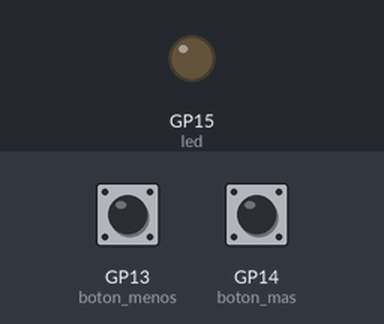
The program below on a simulated Raspberry Pi Pico running MicroPython. Shown: output pins drawn as LEDs (lit = HIGH). The test bench sets the inputs (shaded band); at power-on: GP14 (boton_mas) LOW, GP13 (boton_menos) LOW. What the program prints to the serial console is not drawn.

Above: at 1.2 s.
1.3 s: GP14 (boton_mas) pulled HIGH for 0.15 s
At 1.8 s:
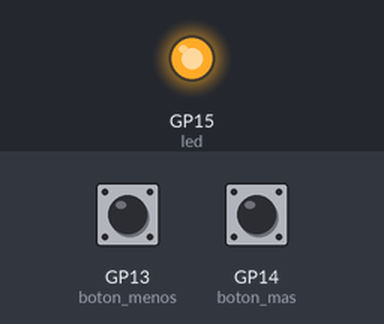
2.9 s: GP13 (boton_menos) pulled HIGH for 0.15 s
At 3.2 s:
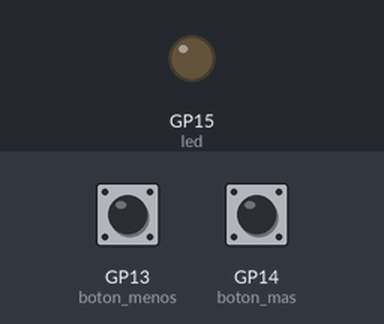
4.5 s: GP14 (boton_mas) pulled HIGH for 1 s
At 5.7 s:
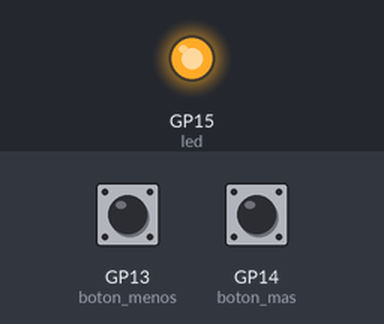
7.0 s: GP13 (boton_menos) pulled HIGH for 1 s
At 7.8 s:
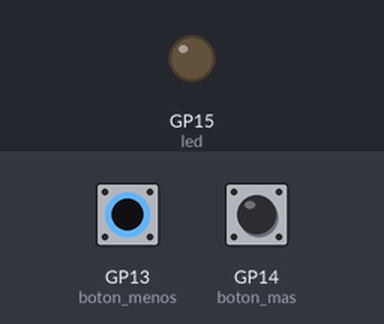
Timing chart, 0 to 10.0 s (numbered marks = the images above; inputs shaded):
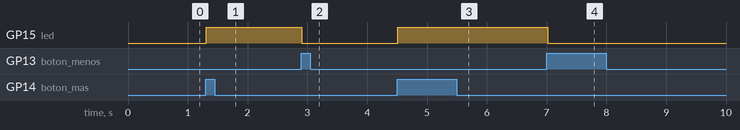

The program:

main.py
```python
"""
Contador con Botones - Interactuando con tu Microcontrolador
============================================================

¿QUÉS ES ESTO?
Vamos a crear un contador digital. Cuando presione un botón, el número
aumenta. Cuando presione otro botón, el contador vuelve a cero.

Este es un proyecto fundamental porque enseña:
• 📥 Cómo leer botones (entradas digitales)
• 🔄 Cómo detectar cuando se presiona un botón (flancos)
• 📊 Cómo contar y almacenar datos en variables
• 💡 Cómo usar LED como indicador visual

📚 CÓMO FUNCIONAN LOS BOTONES:
─────────────────────────────────────────────────────────────────────────
Un botón simple tiene dos estados:
• ABIERTO (no presionado) = 0V = nivel BAJO
• CERRADO (presionado) = 3.3V = nivel ALTO

Pero hay un problema: los botones tienen "rebotes" (como un resorte
vibrando). Cuando lo presionas, puede dar varios pulsos en milisegundos.

Solución: detectamos "flancos" (cambios de estado), no el estado mismo.
• Flanco de SUBIDA: botón pasa de 0 → 1 (se presiona)
• Flanco de BAJADA: botón pasa de 1 → 0 (se suelta)

📚 PULL-DOWN vs PULL-UP:
─────────────────────────────────────────────────────────────────────────
Los pines GPIO necesitan definirse. Hay dos formas:

• PULL-DOWN: conecta una resistencia interna a GND
   → Cuando el botón NO está presionado, lee 0 (bajo)

• PULL-UP: conecta una resistencia interna a 3.3V
   → Cuando el botón NO está presionado, lee 1 (alto)
   → Y cuando se presiona, lee 0

Nosotros usamos PULL-DOWN porque es más intuitivo: botón = 1.

Hardware: Raspberry Pi Pico con MicroPython
Plataforma: Wokwi
Componentes:
   • LED (indicador)
   • Resistor 220Ω
   • 2 Botones (pulsadores)

📌 CONEXIONES FÍSICAS:
─────────────────────────────────────────────────────────
   LED indicador:
     GPIO 15 ────► ÁNODO LED
     CÁTODO LED ──► Resistor ──► GND

   Botón + (aumentar contador):
     GPIO 14 ────► Un extremo del botón
     El otro extremo del botón ──► 3.3V (VCC)
     (El pin tiene resistencia PULL-DOWN interna)

   Botón Reset (reiniciar):
     GPIO 13 ────► Un extremo del botón
     El otro extremo del botón ──► 3.3V (VCC)
     (También con PULL-DOWN)

Lenguaje: MicroPython
"""

# ═══════════════════════════════════════════════════════════════════════════
# EXPLICACIÓN DEL CÓDIGO
# ═══════════════════════════════════════════════════════════════════════════

from machine import Pin
import time

# ─────────────────────────────────────────────────────────────────────────
# CONFIGURACIÓN DE PINES
# ─────────────────────────────────────────────────────────────────────────

# LED indicador: nos muestra si el contador está activo
led = Pin(15, Pin.OUT)
led.value(0)  # Apagado al inicio

# Botón para INCREMENTAR (+1) en GPIO 14
# Pin.PULL_DOWN significa: si no se presiona,默认为 0
boton_mas = Pin(14, Pin.IN, Pin.PULL_DOWN)

# Botón para REINICIAR en GPIO 13
# Misma configuración PULL-DOWN
boton_menos = Pin(13, Pin.IN, Pin.PULL_DOWN)

# Variables del sistema
contador = 0  # El número que contamos
ultimo_estado_mas = 0  # Estado anterior del botón +
ultimo_estado_menos = 0  # Estado anterior del botón -


def mostrar_contador():
    """
    Muestra el valor actual del contador

    Actualiza el LED para indicar si hay actividad
    """
    print(f"📊 Contador: {contador}")

    # LED prendido si el contador es mayor a 0
    led.value(1 if contador > 0 else 0)


# ═══════════════════════════════════════════════════════════════════════════
# BUCLE PRINCIPAL - Detectar botones
# ═══════════════════════════════════════════════════════════════════════════

print("🔢 INICIANDO: Contador con Botones")
print("   GPIO 14 → Botón (+) para aumentar")
print("   GPIO 13 → Botón (↻) para reiniciar")
print("=" * 50)

while True:
    # Leer el estado actual de ambos botones
    estado_actual_mas = boton_mas.value()
    estado_actual_menos = boton_menos.value()

    # ─────────────────────────────────────────────────────────────────────
    # DETECCIÓN DE PRESIÓN (flanco de subida)
    # ─────────────────────────────────────────────────────────────────────

    # Botón + (aumentar): si cambió de 0 a 1
    if estado_actual_mas == 1 and ultimo_estado_mas == 0:
        contador += 1

        # Si pasa de 99, volver a 0 (cuenta cíclica)
        if contador > 99:
            contador = 0

        mostrar_contador()
        print("➕ Incrementado (+1)")

    # Botón - (reiniciar): si cambió de 0 a 1
    if estado_actual_menos == 1 and ultimo_estado_menos == 0:
        contador = 0  # Volver a cero
        mostrar_contador()
        print("🔄 Contador REINICIADO")

    # Recordar los estados para la siguiente iteración
    ultimo_estado_mas = estado_actual_mas
    ultimo_estado_menos = estado_actual_menos

    # Pequeña pausa para evitar detección de rebotes
    time.sleep(0.05)
```

Measured:
- after the input at 1.3 s, GP15 (led): LOW → HIGH at once
- after the input at 2.9 s, GP15 (led): HIGH → LOW at once
- after the input at 4.5 s, GP15 (led): LOW → HIGH at once
- after the input at 7.0 s, GP15 (led): HIGH → LOW at once
